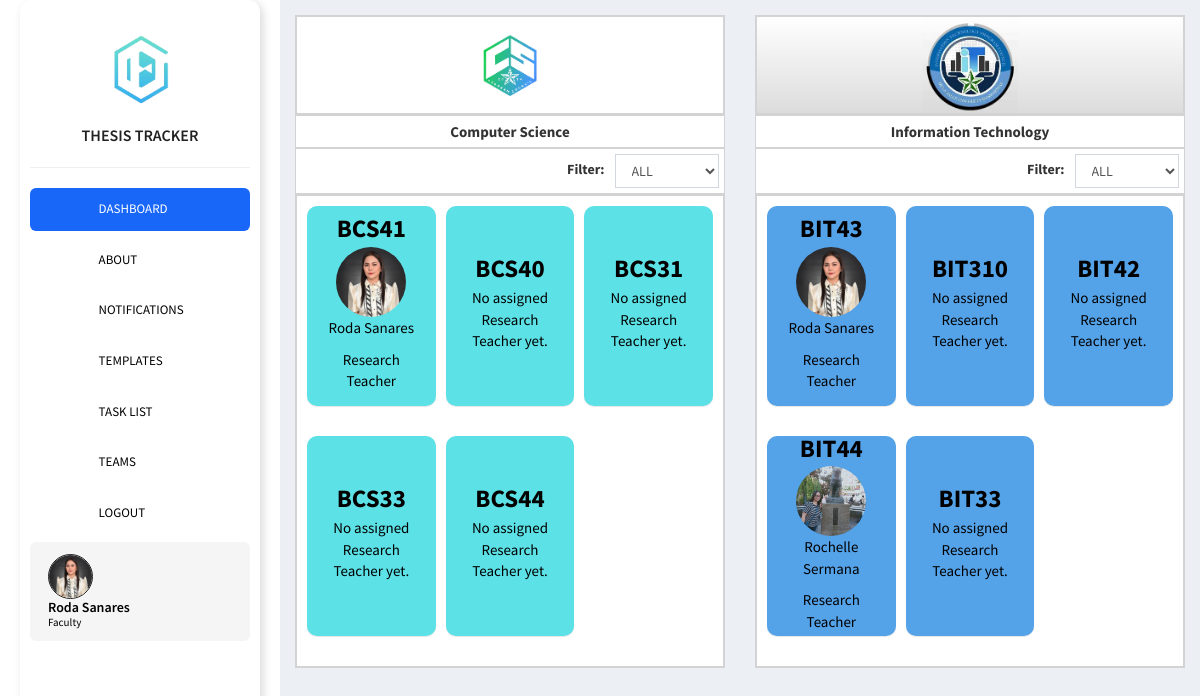
Page /admin/dashboard.php (signed in) on the committed database.
### tables this page shows
CREATE TABLE `users` (
  `id` int(11) NOT NULL,
  `img` text NOT NULL DEFAULT 'default.png',
  `firstname` text NOT NULL,
  `lastname` text NOT NULL,
  `middlename` text NOT NULL,
  `section` varchar(255) DEFAULT NULL,
  `yr_lvl` varchar(255) DEFAULT NULL,
  `email` text NOT NULL,
  `password` text NOT NULL,
  `passwordtxt` text NOT NULL,
  `department` text NOT NULL,
  `contact` text NOT NULL,
  `address` text NOT NULL,
  `code` int(11) NOT NULL,
  `verification_code` int(11) NOT NULL,
  `type` int(1) NOT NULL DEFAULT 2 COMMENT '0=admin,1=adviser,2=student',
  `status` int(1) NOT NULL
);

CREATE TABLE `sections` (
  `section_id` int(11) NOT NULL,
  `department` varchar(255) DEFAULT NULL,
  `yr_lvl` varchar(255) DEFAULT NULL,
  `section_name` varchar(255) DEFAULT NULL,
  `adviser` int(11) DEFAULT NULL
);

### config/config.php (called while the page is built, shortened)
<?php
class Connection {
    private $servername = "localhost";
    private $username = "root";
    private $password = "";
    private $dbname = "dlsu";
    private $port = 3307;
    public function conn() {
        try {
            $this->dsn = "mysql:host=".$this->servername.";port=".$this->port.";dbname=".$this->dbname;
            $this->pdo = new PDO($this->dsn, $this->username, $this->password, [
                PDO::ATTR_ERRMODE => PDO::ERRMODE_EXCEPTION,
                PDO::ATTR_DEFAULT_FETCH_MODE => PDO::FETCH_ASSOC
            ]);
            return $this->pdo;
        } catch (PDOException $e) {
            die("Connection failed: " . $e->getMessage());
        }
    }
}
?>

### admin/dashboard.php (the view, shortened to what this page needs)
<?php
    require_once '../config/config.php';
    class data extends Connection {
      public function managedata(){
?>
<!DOCTYPE html>
<html>
<head><?php include 'head.php'; ?>
</head>
<body class="hold-transition skin-blue sidebar-mini">
  <div class="wrapper">
  <?php include 'sidebar.php'; ?>
  <?php if ($_SESSION['type'] == 1): ?>
  <?php
    $sql_cs = "SELECT *, s.yr_lvl, s.department AS section_department, CONCAT(u.firstname,' ',u.lastname) AS research_teacher FROM sections s LEFT JOIN users u ON u.id = s.adviser WHERE s.department = 'Computer SCIENCE'";
    $stmt_cs = $this->conn()->prepare($sql_cs);
    $stmt_cs->execute();
    $sections_cs = $stmt_cs->fetchAll();
  ?>
    <div class="content-wrapper"
      style="
        height: 100vh;
        overflow-y: auto;">
      <section class="content">
        <div class="row">
          <div class="col-lg-6 col-12 d-flex flex-column h-100 text-center">
            <div class="" style="border:2px solid lightgray; background-color: white; background-image:url('../images/cs_logo.png'); background-size: contain; background-repeat: no-repeat; background-position: center; width: 100%; height: 100px">
            </div>
            <div class=""  style="border:1px solid lightgray; background-color: white; padding:5px;">
                <span style="margin: 5px 0px; font-size: 15px; font-weight: bold;">Computer Science</span>
            </div>
            <div class="input-group" style="display: flex; align-items: center; justify-content: flex-end; gap: 10px; padding:5px; width:100%;border:1px solid lightgray; background-color: white;">
                <label class="me-2">Filter:</label>
                <select class="form-control" id="filterCS" style="width:25%;">
                    <option value="all">ALL</option>
                </select>
            </div>
            <div class="class-list"  style="display: flex; border:2px solid lightgray; background-color: white;">
                <?php if ($sections_cs): ?>
                    <?php foreach ($sections_cs as $cs_row): ?>
                        <a href="viewsection.php?section_name=<?=$cs_row['section_name']?>&department=<?=urlencode($cs_row['department'])?>" style="color:black">
                            <div class="small-box cs" data-year-cs="<?=$cs_row['yr_lvl']?>">
                                <?=$cs_row['section_name']?>
                                <?php if($cs_row['adviser'] != NULL):?>
                                    <img src="../images/<?=$cs_row['img']?>" style="border-radius:50%;" width="70px" height="70px">
                                    <p style="font-weight: normal"><?= ucwords($cs_row['research_teacher'])?></p>
                                    <p style="font-weight: normal">Research Teacher</p>
                                <?php else: ?>
                                    <p style="font-weight: normal">No assigned Research Teacher yet.</p>
                                <?php endif ?>
                            </div>
                        </a>
                    <?php endforeach ?>
                <?php else: ?>
                    <p>No sections found.</p>
                <?php endif; ?>
            </div>
          </div>
          <?php
            $sql_it = "SELECT *, s.yr_lvl, s.department AS section_department, CONCAT(u.firstname,' ',u.lastname) AS research_teacher FROM sections s LEFT JOIN users u ON u.id = s.adviser WHERE s.department = 'Information Technology'";
            $stmt_it = $this->conn()->prepare($sql_it);
            $stmt_it->execute();
            $sections_it = $stmt_it->fetchAll();
          ?>
          <div class="col-lg-6 col-12 d-flex flex-column h-100 text-center">
             <div class="" style="border:2px solid lightgray; background-color: white; background-image:url('../images/it_logo.jpg'),linear-gradient(to bottom, white, #dcdcdc); background-size: contain; background-repeat: no-repeat; background-position: center; width: 100%; height: 100px">
            </div>
            <div class=""  style="border:1px solid lightgray; background-color: white;">
                <p style="margin: 5px 0px; font-size: 15px; font-weight: bold;">Information Technology</p>
            </div>
            <div class="input-group" style="display: flex; align-items: center; justify-content: flex-end; gap: 10px; padding:5px; width:100%;border:1px solid lightgray; background-color: white;">
                <label class="me-2">Filter:</label>
                <select class="form-control" id="filterIT" style="width:25%;">
                    <option value="all">ALL</option>
                </select>
            </div>
            <div class="class-list"  style="display: flex; border:2px solid lightgray; background-color: white;">
                <?php if ($sections_it): ?>
                    <?php foreach ($sections_it as $it_row): ?>
                        <a href="viewsection.php?section_name=<?=$it_row['section_name']?>&department=<?=urlencode($it_row['section_department'])?>" style="color:black">
                            <div class="small-box it" data-year-it="<?=$it_row['yr_lvl']?>">
                                <?=$it_row['section_name']?>
                                <?php if($it_row['adviser'] != NULL):?>
                                    <img src="../images/<?=$it_row['img']?>" style="border-radius:50%;" width="70px" height="70px">
                                    <p style="font-weight: normal"><?=ucwords($it_row['research_teacher'])?></p>
                                    <p style="font-weight: normal">Research Teacher</p>
                                <?php else: ?>
                                    <p style="font-weight: normal">No assigned Research Teacher yet.</p>
                                <?php endif ?>
                            </div>
                        </a>
                    <?php endforeach ?>
                <?php else: ?>
                    <p>No sections found.</p>
                <?php endif; ?>
            </div>
          </div>
        </div>
      </section>
    </div>
  <?php endif; ?>
  </div>
    <link rel="stylesheet" href="https://cdn.datatables.net/1.13.4/css/jquery.dataTables.min.css">
    <link rel="stylesheet" href="https://cdn.datatables.net/buttons/2.3.6/css/buttons.dataTables.min.css">
</body>
</html>
<?php } } $data = new data(); $data->managedata(); ?>

### admin/head.php (shortened to what this page needs)
<link rel="stylesheet" href="../bower_components/bootstrap/dist/css/bootstrap.min.css">
<link rel="stylesheet" href="../bower_components/font-awesome/css/font-awesome.min.css">
<link rel="stylesheet" href="../dist/css/AdminLTE.min.css">
<link rel="stylesheet" href="../bower_components/datatables.net-bs/css/dataTables.bootstrap.min.css">
<link rel="stylesheet" href="../bower_components/bootstrap-datepicker/dist/css/bootstrap-datepicker.min.css">
<link rel="stylesheet" href="../dist/css/skins/_all-skins.min.css">

### admin/sidebar.php (shortened to what this page needs)
<aside class="main-sidebar">
  <section class="sidebar">
    <div class="sidebar-logo">
      <img src="../images/thesishub_logo2.png" alt="Thesis Hub Logo">
    </div>
    <p class="title">THESIS TRACKER</p>
    <hr class="my-4">
    <ul class="sidebar-menu">
    <li><a href="dashboard.php" style="color: black;"><i class="fas fa-tachometer-alt"></i> <span>DASHBOARD</span></a></li>
      <li><a href="about.php" style="color: black;"><i class="fas fa-info-circle"></i> <span>ABOUT</span></a></li>
      <?php if($_SESSION['type'] != 0): ?>
        <li><a href="notifications.php" style="color: black;"><i class="fas fa-bell"></i> <span>NOTIFICATIONS</span></a></li>
      <?php endif; ?>
      <li><a href="templates.php" style="color: black;"><i class="fas fa-book"></i> <span>TEMPLATES</span></a></li>
      <?php if($_SESSION['type'] == 1 || $_SESSION['type'] == 2): ?>
        <li><a href="tasklist.php" style="color: black;"><i class="fas fa-tasks"></i> <span>TASK LIST</span></a></li>
      <?php endif; ?>
      <li><a href="teams.php" style="color: black;"><i class="fas fa-users"></i> <span>TEAMS</span></a></li>
      <li><a style="color: black;" href="../logout.php" onclick="return confirm('Are you sure you want to logout?');"><i class="fas fa-sign-out-alt"></i> <span>LOGOUT</span></a></li>
    </ul>
    <ul class="sidebar-menu">
      <li>
        <?php
          $sql = "SELECT * FROM users WHERE id = '".$_SESSION['id']."'";
          $stmt = $this->conn()->query($sql);
          $row = $stmt->fetch();
        ?>
        <a href="#profile" data-toggle="modal" id="updateprofile" class="sidebar-profile"
          data-firstname="<?= $row['firstname'] ?>"
          data-users_id="<?= $row['id'] ?>"
          data-lastname="<?= $row['lastname'] ?>"
          data-email="<?= $row['email'] ?>"
          data-img="<?= $row['img'] ?>"
        >
          <img src="../images/<?php echo $row['img'] ?>" alt="User Profile">
          <div class="profile-info">
            <span class="name"><?php echo $row['firstname'] . " " . $row['lastname']; ?></span>
            <span class="role"><?php echo ($_SESSION['type'] == 1) ? "Faculty" : ($_SESSION['type'] == 2 ? "Student" : "Admin"); ?></span>
          </div>
        </a>
      </li>
    </ul>
  </section>
</aside>

### admin/head.php (style rules this page uses)
i { font-style: normal; }
.small-box { height: 200px; border-radius: 10px; text-align: center; padding: 20px; font-size: 2.5rem; font-weight: bold; place-content: center; }
.cs { background-color: #5ce1e6; place-items: center; display: grid; }
.it { background-color: #54a2e8; place-items: center; display: grid; }
.class-list { display: grid !important; grid-template-columns: repeat(3, 1fr); gap: 10px; padding: 10px; }

### admin/sidebar.php (style rules this page uses)
.main-sidebar { position: fixed; left: 20px; top: 50%; transform: translateY(-50%); width: 240px; background: #ffffff; border-radius: 12px; box-shadow: 3px 3px 10px rgba(0, 0, 0, 0.15); padding: 10px; transition: all 0.3s ease-in-out; }
.sidebar-logo { text-align: center; padding: 10px 0; }
.sidebar-logo img { width: 80%; max-width: 120px; }
.title { font-size: 16px; font-weight: 600; text-align: center; color: #222; margin-bottom: 15px; }
.sidebar-menu { list-style: none; padding: 0; margin: 0; }
.sidebar-menu li { display: block; margin-bottom: 8px; }
.sidebar-menu a { display: flex; align-items: center; padding: 8px 12px; font-size: 13px; border-radius: 6px; transition: all 0.3s ease; color: #222; font-weight: 500; text-decoration: none; white-space: nowrap; }
.sidebar-menu i { font-size: 14px; margin-right: 8px; color: #222; transition: color 0.3s ease; }
.sidebar-profile { display: flex; align-items: center; gap: 10px; padding: 10px; background: #f5f5f5; border-radius: 8px; font-size: 13px; font-weight: 500; transition: 0.3s ease; color: black; white-space: nowrap; overflow: hidden; text-decoration: none; }
.sidebar-profile img { width: 45px; height: 45px; border-radius: 50%; object-fit: cover; border: 1.5px solid #222; }
.sidebar-profile .profile-info { display: flex; flex-direction: column; line-height: 1.2; }
.sidebar-profile .profile-info .name { font-weight: 600; font-size: 14px; color: black; }
.sidebar-profile .profile-info .role { font-size: 11px; color: black; }

### rows in the picture
users: img (picture), firstname "Roda", lastname "Sanares"
sections: section_name "BCS41", adviser.img (picture), research_teacher "Roda Sanares"
sections: section_name "BCS40", shows "No assigned Research Teacher yet."
sections: section_name "BCS31", shows "No assigned Research Teacher yet."
sections: section_name "BCS33", shows "No assigned Research Teacher yet."
sections: section_name "BCS44", shows "No assigned Research Teacher yet."
sections: section_name "BIT43", adviser.img (picture), research_teacher "Roda Sanares"
sections: section_name "BIT310", shows "No assigned Research Teacher yet."
sections: section_name "BIT42", shows "No assigned Research Teacher yet."
sections: section_name "BIT44", adviser.img (picture), research_teacher "Rochelle Sermana"
sections: section_name "BIT33", shows "No assigned Research Teacher yet."
